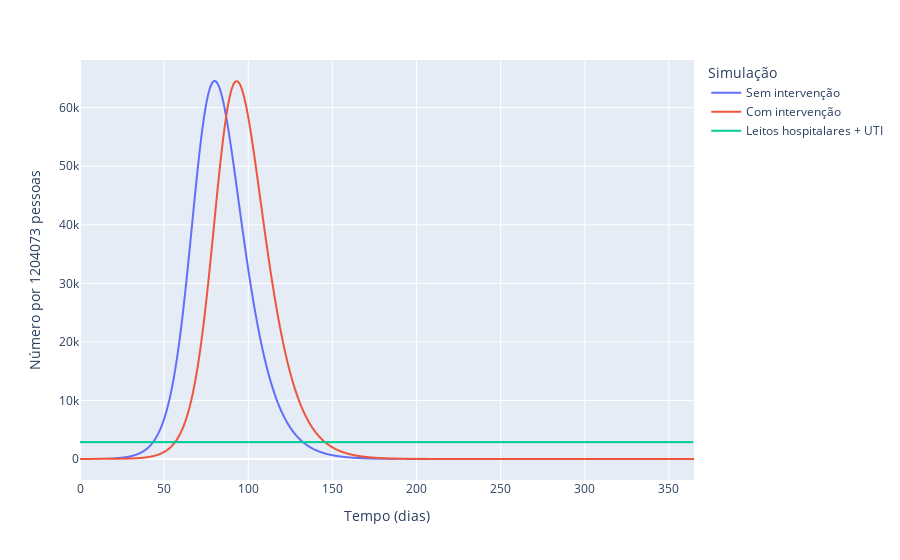

The notebook cell this image was saved under:
### Code cell
variable = 'Casos graves (I2) e críticos (I3) vs Leitos de hospital + UTI'

df = capacidade(variable,TimeStart,TimeEnd,reduc1,reduc2,reduc3,reducpre,reducasym, tmax,IncubPeriod, DurMildInf, FracSevere, FracCritical, ProbDeath, DurHosp, TimeICUDeath, AllowSeason, SeasAmp, SeasPhase, AllowAsym, FracAsym, DurAsym, AllowPresym, PresymPeriod, i, N)

fig = px.line(df, x="Tempo (dias)", y=y_index, color = 'Simulação')
fig.show()

### Figure 1 — Plotly figure (JSON) as saved in the notebook; plotly's stock layout.template omitted (floating-point values rounded to 4 significant figures; data arrays with more than 128 entries replaced by an {"elided": "..."} marker saying what was removed)
{"data": [{"hoverlabel": {"namelength": 0}, "hovertemplate": "Simulação=Sem intervenção<br>Tempo (dias)=%{x}<br>Número por 1204073 pessoas=%{y}", "legendgroup": "Sem intervenção", "line": {"color": "#636efa", "dash": "solid"}, "mode": "lines", "name": "Sem intervenção", "showlegend": true, "type": "scattergl", "x": {"elided": "3650 float values"}, "xaxis": "x", "y": {"elided": "3650 float values"}, "yaxis": "y"}, {"hoverlabel": {"namelength": 0}, "hovertemplate": "Simulação=Com intervenção<br>Tempo (dias)=%{x}<br>Número por 1204073 pessoas=%{y}", "legendgroup": "Com intervenção", "line": {"color": "#EF553B", "dash": "solid"}, "mode": "lines", "name": "Com intervenção", "showlegend": true, "type": "scattergl", "x": {"elided": "3650 float values"}, "xaxis": "x", "y": {"elided": "3650 float values"}, "yaxis": "y"}, {"hoverlabel": {"namelength": 0}, "hovertemplate": "Simulação=Leitos hospitalares + UTI<br>Tempo (dias)=%{x}<br>Número por 1204073 pessoas=%{y}", "legendgroup": "Leitos hospitalares + UTI", "line": {"color": "#00cc96", "dash": "solid"}, "mode": "lines", "name": "Leitos hospitalares + UTI", "showlegend": true, "type": "scattergl", "x": {"elided": "365 int values"}, "xaxis": "x", "y": {"elided": "365 float values"}, "yaxis": "y"}], "layout": {"autosize": true, "legend": {"title": {"text": "Simulação"}, "tracegroupgap": 0}, "margin": {"t": 60}, "xaxis": {"anchor": "y", "autorange": true, "domain": [0, 1], "range": [0, 364.9], "title": {"text": "Tempo (dias)"}, "type": "linear"}, "yaxis": {"anchor": "x", "autorange": true, "domain": [0, 1], "range": [-3587.0, 68150.0], "title": {"text": "Número por 1204073 pessoas"}, "type": "linear"}}}
